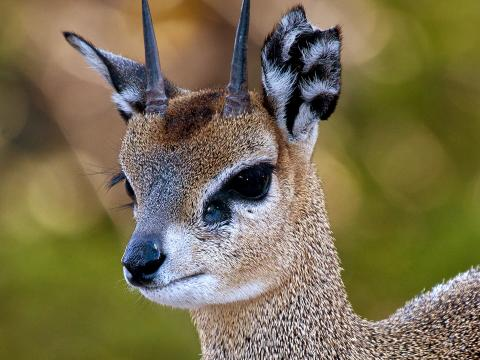
#> input picture pics/deer.jpg, 480 x 360 px; its folder holds 4 pictures in this run
$ python photochange.py   (older library calls are emulated)
#> lines starting #> are read from the running program, lines starting #| are printed output that depends on the picture
# -*- coding: utf-8 -*-
"""
Created on Wed Jul 24 20:46:18 2019

@author: halid
"""

#%%

import glob
import numpy as np
from scipy.misc import imread, imsave, imresize

aa = glob.glob("pics/*.jpg")

#%%

mx0 = imread(aa[0])
#> mx0 is the input picture: shape (360, 480, 3); mean R, G, B 120.8, 110.7, 78.3

(mx0[:,:,0], mx0[:,:,2]) = (mx0[:,:,2], mx0[:,:,0])
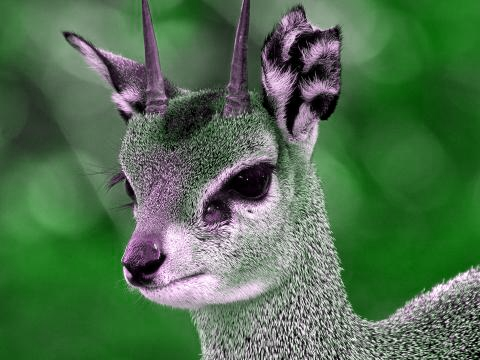
#> mx0: shape (360, 480, 3); mean R, G, B 78.3, 110.7, 78.3

imsave("pics1/moddeer.jpg", mx0)

#%%

mx1 = imread(aa[1])
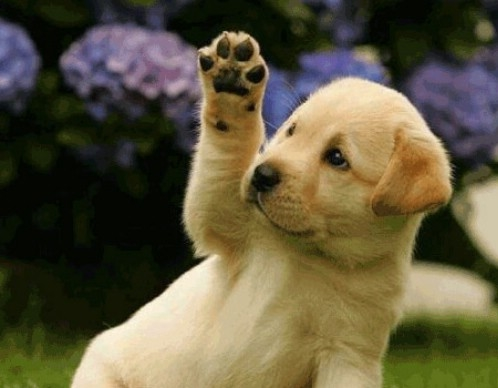
#> input picture pics/dog.jpg, 498 x 388 px
#> mx1 is the input picture: shape (388, 498, 3); mean R, G, B 95, 87.6, 61.7

r, g, b = mx1[:,:,0], mx1[:,:,1], mx1[:,:,2]
gray = 0.2989 * r + 0.5870 * g + 0.1140 * b

mx1[:,:,0], mx1[:,:,1], mx1[:,:,2] = gray, gray, gray

imsave("pics1/moddog.jpg", mx1)

#%%

mx2 = imread(aa[2])
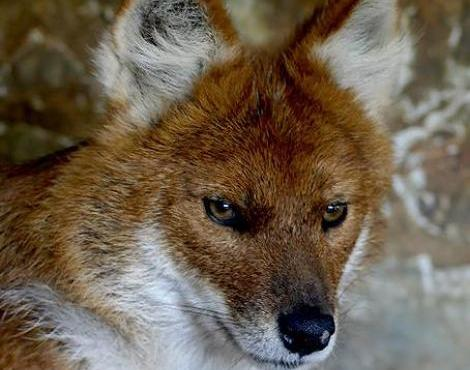
#> input picture pics/fox.jpg, 470 x 370 px
#> mx2 is the input picture: shape (370, 470, 3); mean R, G, B 109.1, 95.3, 78.5

r, g, b = mx2[:,:,0], mx2[:,:,1], mx2[:,:,2]
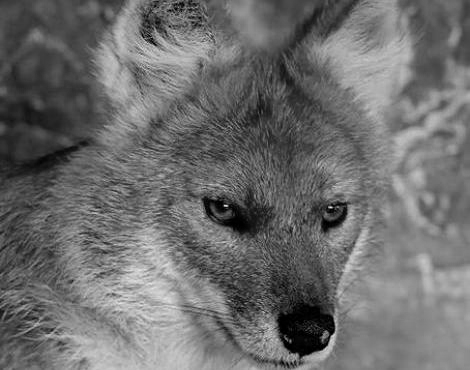
#> r: shape (370, 470); min 0, max 230, mean 109.1
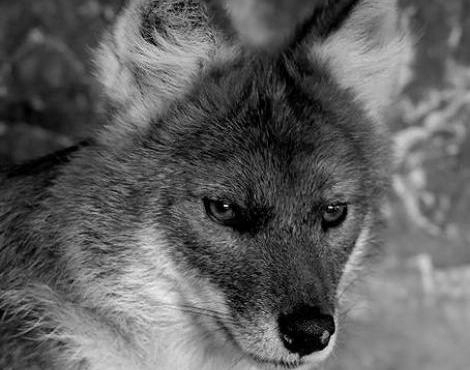
#> g: shape (370, 470); min 0, max 244, mean 95.3
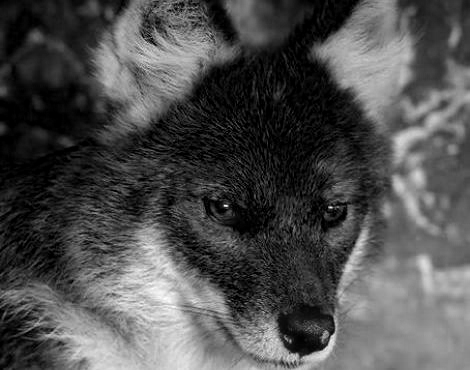
#> b: shape (370, 470); min 0, max 255, mean 78.5
rm = np.min(r)
#> rm = 0
gm = np.min(g)
#> gm = 0
bm = np.min(b)
#> bm = 0
rma = np.max(r)
#> rma = 230
gma = np.max(g)
#> gma = 244
bma = np.max(b)
#> bma = 255
mx2 = (mx2 - [rm, gm, bm])/[rma-rm, bma-bm, gma-gm]

imsave("pics1/modfox.jpg", mx2)

#%%

mx3 = imread(aa[3])
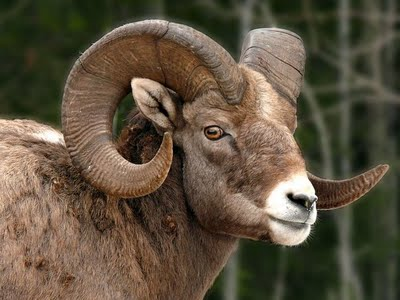
#> input picture pics/goat.jpg, 400 x 300 px
#> mx3 is the input picture: shape (300, 400, 3); mean R, G, B 94.5, 82.2, 63.5

pix = np.asarray(mx3)
pix = pix.astype('float32')

pix /= 255.0

imsave("pics1/modgoat.jpg", pix)

#%%
#> (the run stopped early here; a loop or call above may not have finished)
